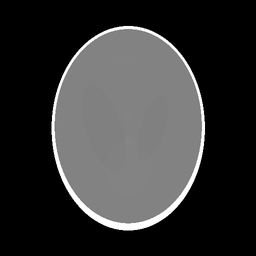
#> input picture shepp-logan.png, 256 x 256 px, shrunk from 512 x 512 before the run
$ python SART.py
#> lines starting #> are read from the running program, lines starting #| are printed output that depends on the picture
import numpy as np
import matplotlib.pyplot as plt

from skimage.io import imread
from skimage.transform.radon_transform import _get_fourier_filter
from skimage.transform import radon
from skimage.transform import iradon
from skimage.transform import iradon_sart

# The Forward Transform

image = imread('shepp-logan.png', as_gray = True)
#> image is the input picture: shape (256, 256) float64; min 0, max 1, mean 0.207

fig, (ax1, ax2) = plt.subplots(1, 2, figsize=(16, 9))

ax1.set_title("Original")
ax1.imshow(image, cmap=plt.cm.Greys_r, vmin=0.475, vmax=0.525)

theta = np.linspace(0., 180., max(image.shape), endpoint=False)
#> theta = 256 values from 0 to 179.3

sinogram = radon(image, theta = theta, circle=True)
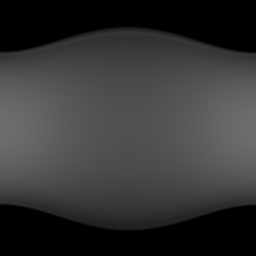
#> sinogram: shape (256, 256) float64; min 0, max 109.8, mean 53.1

dx, dy = 0.5 * 180.0 / max(image.shape), 0.5 / sinogram.shape[0]
#> dx = 0.352; dy = 0.00195

ax2.set_title("Radon transform\n(Sinogram)")
ax2.set_xlabel("Projection angle (deg)")
ax2.set_ylabel("Projection position (pixels)")
ax2.imshow(sinogram, cmap=plt.cm.Greys_r, extent=(-dx, 180.0 + dx, -dy, sinogram.shape[0] + dy),aspect='auto')

fig.tight_layout()
plt.show()
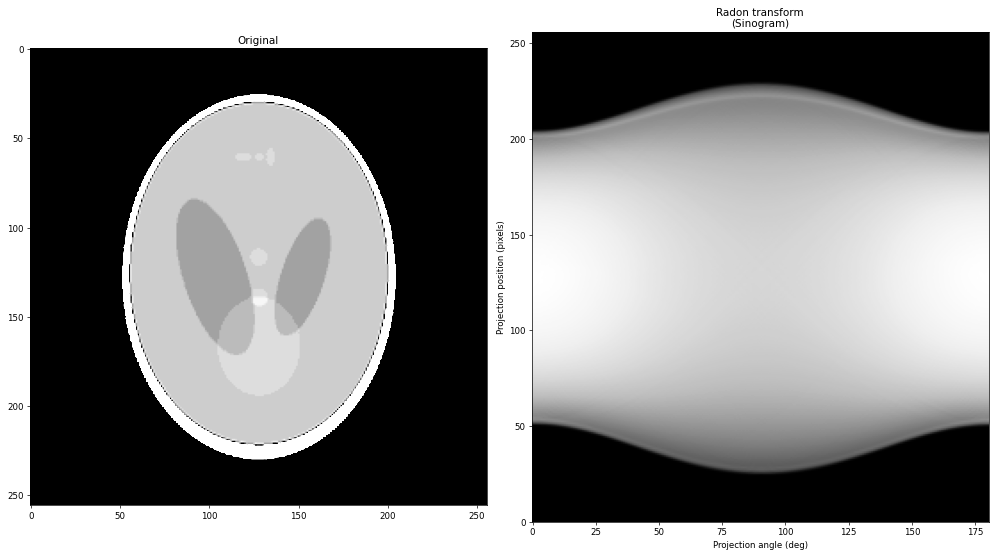
#> figure drawn by matplotlib, 2 panels

# Reconstructiom with Filtered Back Projection (FBP)

filters = ['ramp', 'shepp-logan', 'cosine', 'hamming', 'hann']

for ix, f in enumerate(filters):
    response = _get_fourier_filter(2000, f)
    plt.plot(response, label=f)

plt.xlim([0, 1000])
plt.xlabel('frequency')
plt.legend()
plt.show()
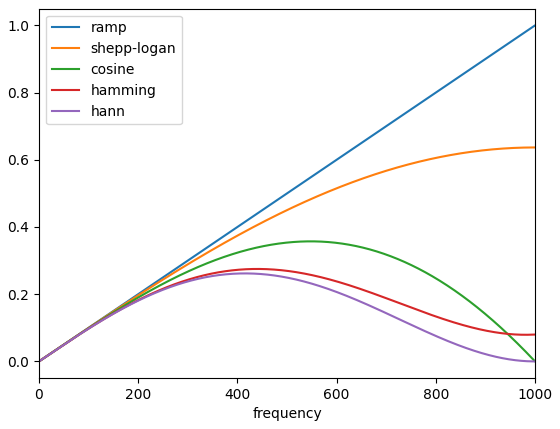
#> figure drawn by matplotlib, 1 panel; curve peaks at x = 1000, y = 1; curve peaks at x = 999, y = 0.637; curve peaks at x = 1452, y = 0.357

reconstruction_fbp = iradon(sinogram, theta=theta, filter_name='ramp', circle=True)
error = reconstruction_fbp - image
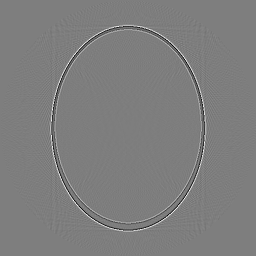
#> error: shape (256, 256) float64; min -0.219, max 0.224, mean 7.09e-06; drawn with min black and max white
print(f"FBP rms reconstruction error: {np.sqrt(np.mean(error**2)):.3g}")
#| FBP rms reconstruction error: 0.0192

imkwargs = dict(vmin=-0.2, vmax=0.2)

fig, (ax1, ax2) = plt.subplots(1, 2, figsize=(16, 9), sharex=True, sharey=True)

ax1.set_title("Reconstruction\nFiltered back projection")
ax1.imshow(reconstruction_fbp, cmap=plt.cm.Greys_r, vmin=0.475, vmax=0.525)

ax2.set_title("Reconstruction error\nFiltered back projection")
ax2.imshow(reconstruction_fbp - image, cmap=plt.cm.Greys_r, **imkwargs)
plt.show()

# Reconstruction with SART

reconstruction_sart = iradon_sart(sinogram, theta=theta)
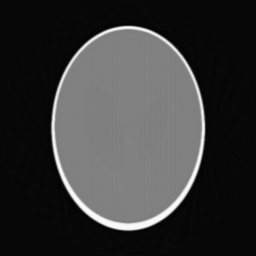
#> reconstruction_sart: shape (256, 256) float64; min -0.0329, max 1.04, mean 0.207; drawn with min black and max white

error = reconstruction_sart - image

print("SART (1 iteration) rms reconstruction error: "
      f"{np.sqrt(np.mean(error**2)):.3g}")
#| SART (1 iteration) rms reconstruction error: 0.023

fig, axes = plt.subplots(2, 2, figsize=(8, 8.5), sharex=True, sharey=True)

ax = axes.ravel()

ax[0].set_title("Reconstruction\nSART")
ax[0].imshow(reconstruction_sart, cmap=plt.cm.Greys_r ,vmin=0.475, vmax=0.525)

ax[1].set_title("Reconstruction error\nSART")
ax[1].imshow(reconstruction_sart - image, cmap=plt.cm.Greys_r, **imkwargs)

# Run a second iteration of SART by supplying the reconstruction
# from the first iteration as an initial estimate

reconstruction_sart2 = iradon_sart(sinogram, theta=theta,
                                   image=reconstruction_sart)

error = reconstruction_sart2 - image

print("SART (2 iterations) rms reconstruction error: "
      f"{np.sqrt(np.mean(error**2)):.3g}")
#| SART (2 iterations) rms reconstruction error: 0.0161

ax[2].set_title("Reconstruction\nSART, 2 iterations")
ax[2].imshow(reconstruction_sart2, cmap=plt.cm.Greys_r, vmin=0.475, vmax=0.525)

ax[3].set_title("Reconstruction error\nSART, 2 iterations")
ax[3].imshow(reconstruction_sart2 - image, cmap=plt.cm.Greys_r, **imkwargs)
plt.show()
